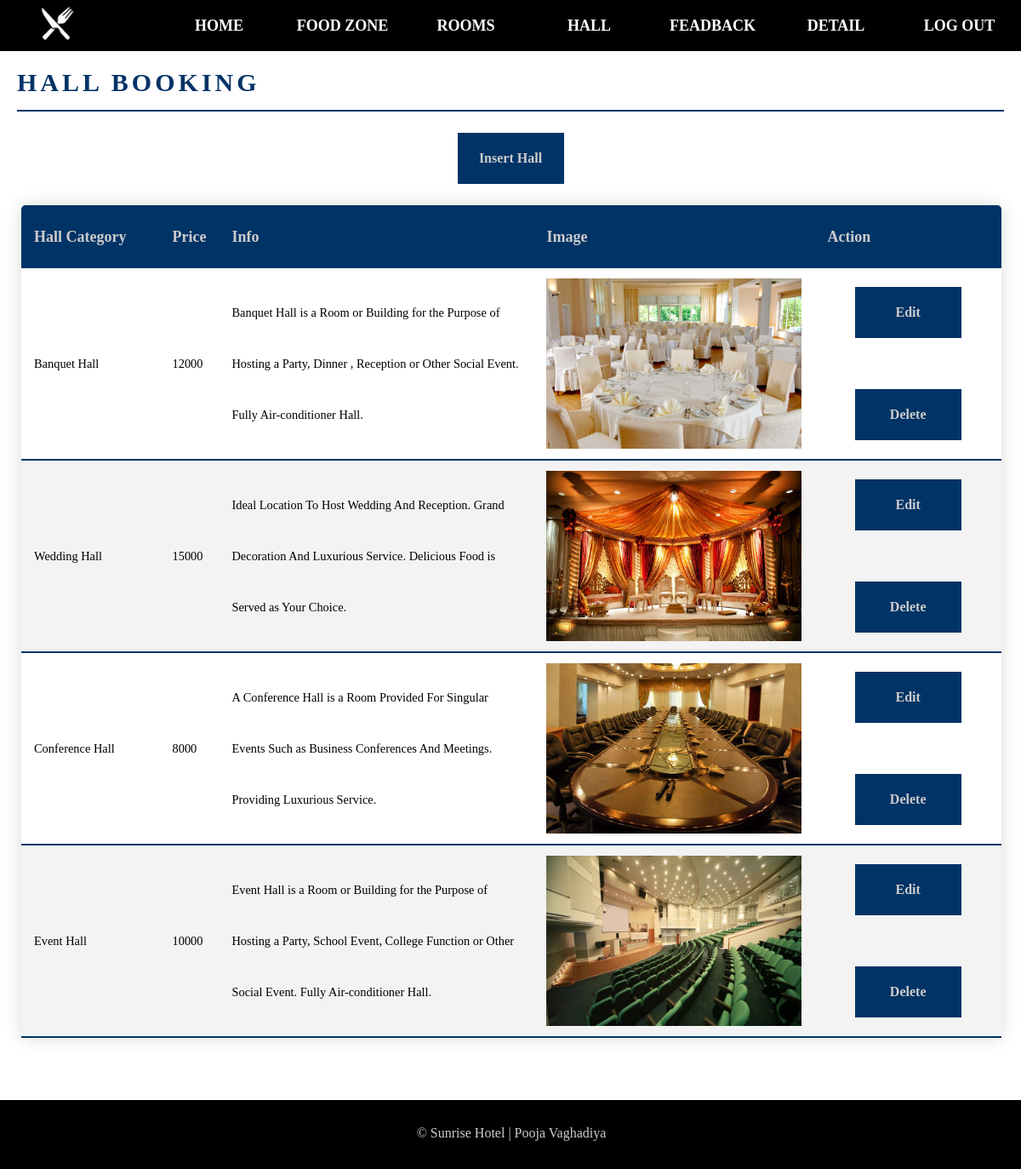
The app's page /Admin/Hall_View.php with its own data.
### tables this page shows
CREATE TABLE IF NOT EXISTS `hall` (
  `id` int(11) NOT NULL AUTO_INCREMENT,
  `hall_category` varchar(50) NOT NULL,
  `price` double NOT NULL,
  `info` varchar(500) NOT NULL,
  `img` varchar(200) NOT NULL,
  UNIQUE KEY `id` (`id`)
);

### Admin/Hall_View.php (the view)
<?php
	require("Header_Admin.php");
	$query="select * from hall";
	$rs=$conn->query($query);
?>
<div class="headertext_gallary">HALL BOOKING<hr color="#036"></div>
<center><a class='link_button' href="Hall_Insert_Form.php">Insert Hall</a></center>
<table width="96%" class="disptable">
	<tr >
		<th width="15%" align="center">Hall Category</th>
		<th width="5%" align="center">Price</th>
		<th width="36%" align="center">Info</th>
		<th width="20%" align="center">Image</th>
		<th width="20%" align="center">Action</th>
	</tr>
	<?php
		while($row=$rs->fetch_array())
		{
			echo "<tr><td>".$row["hall_category"]."</td>";
			echo "<td>".$row["price"]."</td>";
			echo "<td>".$row["info"]."</td>";
			echo "<td>"; ?><img src=" <?php echo $row["img"]; ?>" height="200px" width="300px"  /><?php echo 	"</td>";
			echo "<td align='center'><a class='link_button' href='Hall_Edit.php?Edit=".$row["id"]."'>Edit</a>&nbsp;<a class='link_button' href='Hall_Delete.php?Delete=".$row["id"]."'>Delete</a></td></tr>";
		}
	?>
</table>
<?php
	require("Footer_Admin.php");
?>

### src/Style.css (style rules this page uses)
.link_button { text-decoration:none; color:#CCC; background-color:#036; width:125px; display:block; font-weight:bold; text-align:center; line-height:60px; font-size:16px; }
.disptable { border-collapse:collapse; font-size:0.9em; margin-left:25px; margin-right:25%; margin-top:25px; margin-bottom:150px; border-radius:5px 5px 0 0; line-height:60px; overflow:hidden; box-shadow:0 0 20px rgba(0,0,0,0.15); }
.disptable tr th { background-color:#036; color:#CCC; text-align:left; font-weight:bold; line-height:50px; font-size:18px; }
.disptable tr th,.disptable tr td { padding:12px 15px; }
.disptable tr td { border-bottom:2px solid #036; }
.disptable tr:nth-child(odd) { background-color:#f3f3f3; }
.disptable tr:last-of-type { border-bottom:0px; }
.headertext_gallary { text-align:left; font-size:30px; color:#036; font-weight:700; letter-spacing:4px; padding:20px 20px 5px 20px; margin-bottom:5px; animation:htext 2s 1; }

### records on screen
hall: hall_category "Banquet Hall", price "12000", info "Banquet Hall is a Room or Building for the Purpose of Hosting a Party, Dinner , Reception or Other Social Event. Fully Air-conditioner Hall.", img (picture)
hall: hall_category "Wedding Hall", price "15000", info "Ideal Location To Host Wedding And Reception. Grand Decoration And Luxurious Service. Delicious Food is Served as Your Choice.", img (picture)
hall: hall_category "Conference Hall", price "8000", info "A Conference Hall is a Room Provided For Singular Events Such as Business Conferences And Meetings. Providing Luxurious Service.", img (picture)
hall: hall_category "Event Hall", price "10000", info "Event Hall is a Room or Building for the Purpose of Hosting a Party, School Event, College Function or Other Social Event. Fully Air-conditioner Hall.", img (picture)
